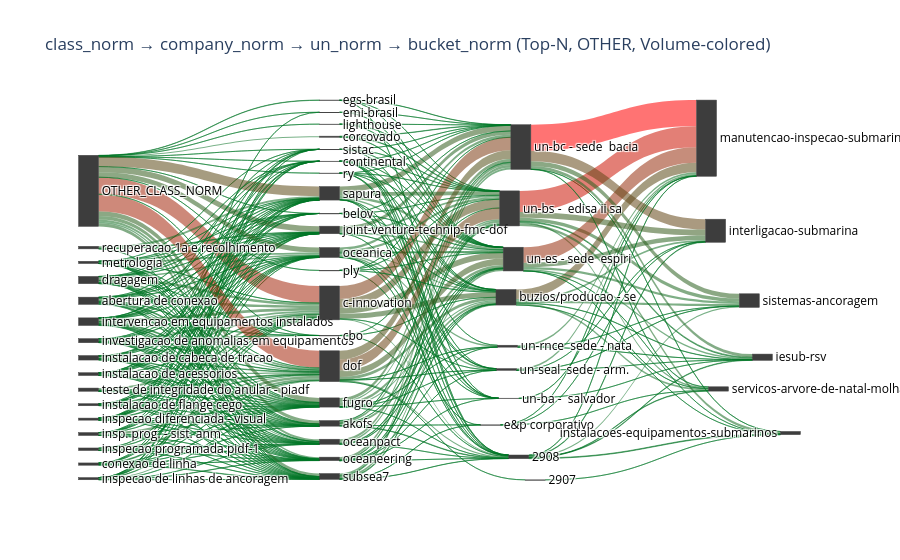

The cell this chart's notebook holds for it:
### Code cell
fig = build_sankey(df)
fig.show()

### Figure 1 — Plotly figure (JSON) as saved in the notebook; plotly's stock layout.template omitted (floating-point values rounded to 4 significant figures; data arrays with more than 128 entries replaced by an {"elided": "..."} marker saying what was removed)
{"data": [{"link": {"color": {"elided": "348 str values"}, "hovertemplate": "Flow: %{value}<extra></extra>", "source": {"elided": "348 int values"}, "target": {"elided": "348 int values"}, "value": {"elided": "348 int values"}}, "node": {"color": "rgba(40,40,40,0.9)", "customdata": [["0.00 TB", "136460423400.69 TB"], ["0.00 TB", "52382540566.36 TB"], ["0.00 TB", "130148366107.24 TB"], ["0.00 TB", "37047737311.60 TB"], ["0.00 TB", "73594995069.36 TB"], ["0.00 TB", "36992383131.84 TB"], ["0.00 TB", "80453348131.55 TB"], ["0.00 TB", "50348553714.85 TB"], ["0.00 TB", "45665460495.95 TB"], ["0.00 TB", "129207839992.12 TB"], ["0.00 TB", "56988972014.55 TB"], ["0.00 TB", "45878271078.96 TB"], ["0.00 TB", "40361083144.93 TB"], ["0.00 TB", "39066428187.09 TB"], ["0.00 TB", "40845627716.07 TB"], ["0.00 TB", "1274180238776.32 TB"], ["552361121985.58 TB", "552361121985.58 TB"], ["964037485.75 TB", "964037485.75 TB"], ["76583081.49 TB", "76583081.49 TB"], ["136094001557.58 TB", "136094001557.58 TB"], ["1763353646.58 TB", "1763353646.58 TB"], ["5547612147.94 TB", "5547612147.94 TB"], ["233602989.80 TB", "233602989.80 TB"], ["606646510088.13 TB", "606646510088.13 TB"], ["99942561310.67 TB", "99942561310.67 TB"], ["177313970271.57 TB", "177313970271.57 TB"], ["63060503647.36 TB", "63060503647.36 TB"], ["242898357531.06 TB", "242898357531.06 TB"], ["104204564655.01 TB", "104204564655.01 TB"], ["168595837.63 TB", "168595837.63 TB"], ["330051462.89 TB", "330051462.89 TB"], ["476914890.97 TB", "476914890.97 TB"], ["165078591626.47 TB", "165078591626.47 TB"], ["91547267749.10 TB", "91547267749.10 TB"], ["813994332.46 TB", "813994332.46 TB"], ["20100072541.45 TB", "20100072541.45 TB"], ["0.00 TB", "0.00 TB"], ["65307528116.27 TB", "65307528116.27 TB"], ["95710753.06 TB", "95710753.06 TB"], ["800393928716.69 TB", "800393928716.69 TB"], ["425520140278.38 TB", "425520140278.38 TB"], ["627924093406.69 TB", "627924093406.69 TB"], ["278663566747.00 TB", "278663566747.00 TB"], ["30897259584.48 TB", "30897259584.48 TB"], ["3503460285.11 TB", "3503460285.11 TB"], ["34932740952.66 TB", "34932740952.66 TB"], ["2383839999.14 TB", "2383839999.14 TB"], ["243612207668.12 TB", "0.00 TB"], ["77397329248.34 TB", "0.00 TB"], ["1365061068719.83 TB", "0.00 TB"], ["413758728207.22 TB", "0.00 TB"], ["112469082562.07 TB", "0.00 TB"], ["57323852433.90 TB", "0.00 TB"]], "hovertemplate": "<b>%{label}</b><br>Incoming: %{customdata[0]}<br>Outgoing: %{customdata[1]}<extra></extra>", "label": ["<span style='color:black'>intervencao em equipamentos instalados</span>", "<span style='color:black'>insp. prog. - sist. anm</span>", "<span style='color:black'>dragagem</span>", "<span style='color:black'>inspecao diferenciada - visual</span>", "<span style='color:black'>investigacao de anomalias em equipamentos</span>", "<span style='color:black'>instalacao de flange cego</span>", "<span style='color:black'>instalacao de cabeca de tracao</span>", "<span style='color:black'>instalacao de acessorios</span>", "<span style='color:black'>recuperacao 1a e recolhimento</span>", "<span style='color:black'>abertura de conexao</span>", "<span style='color:black'>teste de integridade do anular - piadf</span>", "<span style='color:black'>inspecao programada pidf-1</span>", "<span style='color:black'>metrologia</span>", "<span style='color:black'>inspecao de linhas de ancoragem</span>", "<span style='color:black'>conexao de linha</span>", "<span style='color:black'>OTHER_CLASS_NORM</span>", "<span style='color:black'>dof</span>", "<span style='color:black'>ry</span>", "<span style='color:black'>lighthouse</span>", "<span style='color:black'>joint-venture-technip-fmc-dof</span>", "<span style='color:black'>cbo</span>", "<span style='color:black'>egs-brasil</span>", "<span style='color:black'>ply</span>", "<span style='color:black'>c-innovation</span>", "<span style='color:black'>akofs</span>", "<span style='color:black'>oceanica</span>", "<span style='color:black'>oceaneering</span>", "<span style='color:black'>sapura</span>", "<span style='color:black'>subsea7</span>", "<span style='color:black'>emi-brasil</span>", "<span style='color:black'>belov</span>", "<span style='color:black'>continental</span>", "<span style='color:black'>fugro</span>", "<span style='color:black'>oceanpact</span>", "<span style='color:black'>sistac</span>", "<span style='color:black'>corcovado</span>", "<span style='color:black'>OTHER_COMPANY_NORM</span>", "<span style='color:black'>2908</span>", "<span style='color:black'>2907</span>", "<span style='color:black'>un-bc - sede  bacia</span>", "<span style='color:black'>un-es - sede  espiri</span>", "<span style='color:black'>un-bs -  edisa ii sa</span>", "<span style='color:black'>buzios/producao - se</span>", "<span style='color:black'>un-seal  sede - arm.</span>", "<span style='color:black'>un-ba -  salvador</span>", "<span style='color:black'>un-rnce  sede - nata</span>", "<span style='color:black'>e&p corporativo</span>", "<span style='color:black'>sistemas-ancoragem</span>", "<span style='color:black'>servicos-arvore-de-natal-molhada</span>", "<span style='color:black'>manutencao-inspecao-submarina</span>", "<span style='color:black'>interligacao-submarina</span>", "<span style='color:black'>iesub-rsv</span>", "<span style='color:black'>instalacoes-equipamentos-submarinos</span>"], "pad": 20, "thickness": 20, "x": [0.01156, 0.01156, 0.01156, 0.01156, 0.01156, 0.01156, 0.01156, 0.01156, 0.01156, 0.01156, 0.01156, 0.01156, 0.01156, 0.01156, 0.01156, 0.01156, 0.3372, 0.3372, 0.3372, 0.3372, 0.3372, 0.3372, 0.3372, 0.3372, 0.3372, 0.3372, 0.3372, 0.3372, 0.3372, 0.3372, 0.3372, 0.3372, 0.3372, 0.3372, 0.3372, 0.3372, 0.5929, 0.6151, 0.5958, 0.5854, 0.5806, 0.5757, 0.5762, 0.5793, 0.5778, 0.5547, 0.9045, 0.8628, 0.8467, 0.859, 0.9221, 0.96], "y": [0.5834, 0.879, 0.4739, 0.8398, 0.6334, 0.8019, 0.6784, 0.7214, 0.3884, 0.5283, 0.7623, 0.9191, 0.4274, 0.9965, 0.9581, 0.239, 0.7006, 0.1925, 0.06353, 0.342, 0.6197, 0.0004965, 0.4484, 0.534, 0.851, 0.4013, 0.9445, 0.2455, 0.9907, 0.03226, 0.2985, 0.1611, 0.796, 0.8994, 0.1297, 0.09659, 0.939, 0.9996, 0.1238, 0.4187, 0.2853, 0.5192, 0.7092, 0.785, 0.6479, 0.855, 0.5278, 0.7604, 0.1004, 0.344, 0.6769, 0.8765]}, "type": "sankey"}], "layout": {"autosize": true, "font": {"size": 12}, "title": {"text": "class_norm → company_norm → un_norm → bucket_norm (Top-N, OTHER, Volume-colored)"}}}
